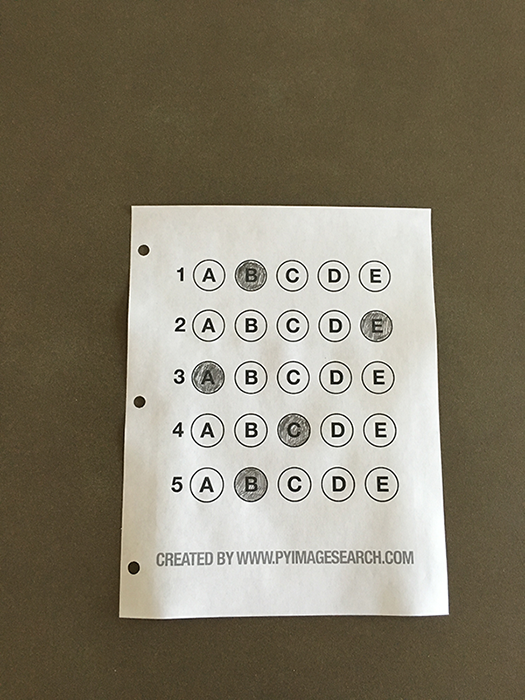
#> input picture Images/card.png, 525 x 700 px
$ python location2.py   (older library calls are emulated)
#> lines starting #> are read from the running program, lines starting #| are printed output that depends on the picture; after the words box and inside, x2 and y2 are one past the last pixel; in counts of white or black regions, pixels touching at a corner belong together
"""
定位例子2
根据轮廓定位答题卡已答题部分
笨方法 有待优化
"""
import imutils
import cv2


def loc(images, cns):
    # 左上
    left = tuple(cns[cns[:, :, 0].argmin()][0])
    # 右下
    right = tuple(cns[cns[:, :, 0].argmax()][0])
    # 右上
    top = tuple(cns[cns[:, :, 1].argmin()][0])
    # 左下
    bot = tuple(cns[cns[:, :, 1].argmax()][0])

    # 开始行数 选择左上与右上中最小的Y轴
    sh = min(left[1], top[1])
    # 结束行数 左下与右下中最大的Y轴
    eh = max(bot[1], right[1])
    # 开始列数 左上与左下中最小的x轴
    sl = min(left[0], bot[0])
    # 结束列数 右上与右下中最大的x轴
    el = max(top[0], right[0])

    # 取出轮廓
    return images[sh:eh, sl:el]


# 判断是否为涂写
def scrawl(data):
    black = 0
    white = 0
    for i in data:
        for val in i:
            if val == 255:
                white += 1
            else:
                black += 1
    return black / (black + white)


# 读取
img = cv2.imread('./Images/card.png')
#> img is the input picture: shape (700, 525, 3); mean B, G, R 104.7, 123.2, 130.7
# 转为灰度
gray = cv2.cvtColor(img, cv2.COLOR_BGR2GRAY)
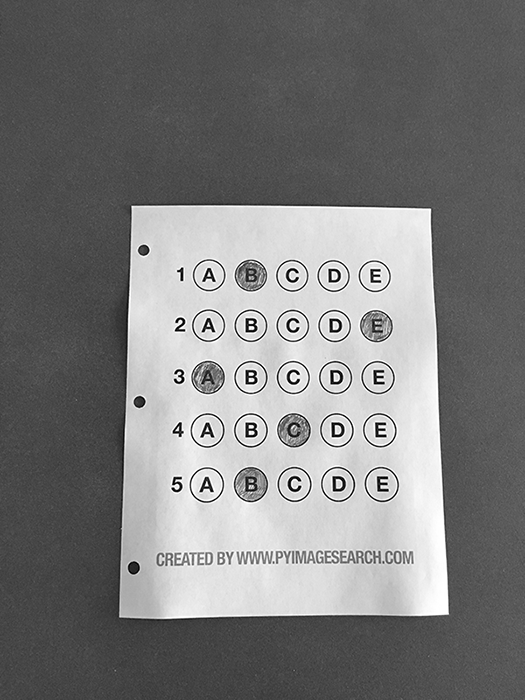
#> gray: shape (700, 525); min 0, max 255, mean 123.4
# 高斯模糊
blurred = cv2.GaussianBlur(gray, (5, 5), 0)
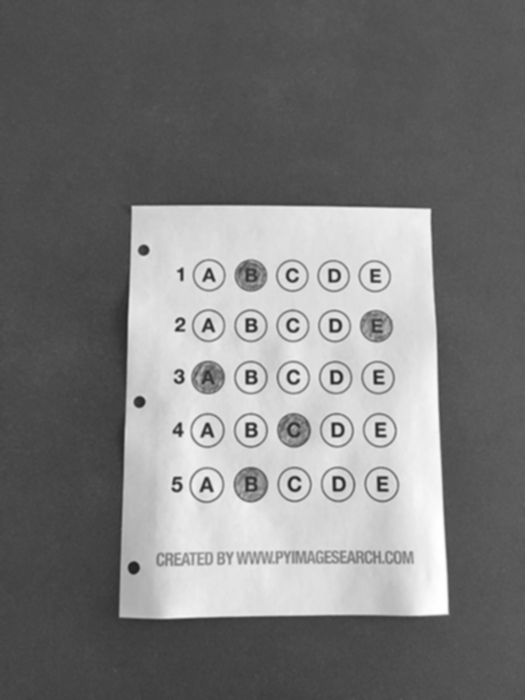
#> blurred: shape (700, 525); min 34, max 255, mean 123.4
# 边缘检测
edged = cv2.Canny(blurred, 75, 200)
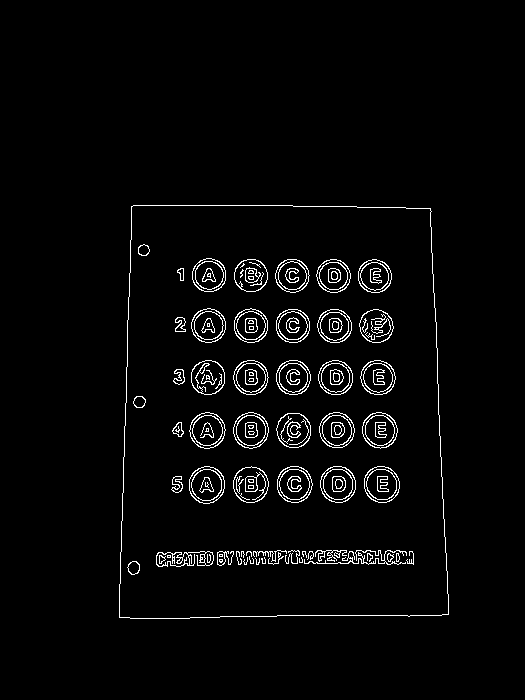
#> edged: shape (700, 525); 2.9% white in thin lines or dots, all inside (x1, y1, x2, y2) = (119, 205, 449, 619)

# 大津法 二值化
thresh = cv2.threshold(edged, 0, 255, cv2.THRESH_OTSU)[1]
# 二值化没有边缘检测过的图片
thresh1 = cv2.threshold(gray, 0, 255, cv2.THRESH_OTSU)[1]
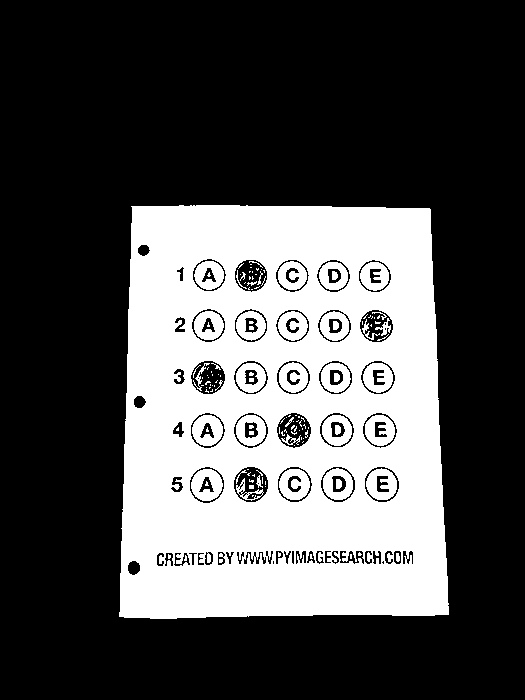
#> thresh1: shape (700, 525); 32.1% white; 139 white regions (96 under 20 px)

# 从边缘图中寻找轮廓，然后初始化答题卡对应的轮廓
contours = cv2.findContours(thresh.copy(), cv2.RETR_LIST, cv2.CHAIN_APPROX_SIMPLE)
#> contours = 254 contours, 77 with area under 20; largest, box (x1, y1, x2, y2) and area: (119, 205, 449, 619) 128732, (119, 205, 449, 619) 128730, (189, 466, 225, 504) 1034, (364, 466, 400, 503) 1012, (320, 466, 356, 503) 1011
contours = contours[0] if imutils.is_cv2() else contours[1]

# 对每一个轮廓进行循环处理
for c in contours:
    # 计算轮廓的边界框，然后利用边界框数据计算宽高比
    (x, y, w, h) = cv2.boundingRect(c)
    ar = w / float(h)
    # 为了辨别一个轮廓是一个气泡，要求它的边界框不能太小，在这里边至少是20个像素，而且它的宽高比要近似于1
    if w >= 20 and h >= 20 and 1.1 >= ar >= 0.9:
        images = loc(thresh1, c)
        value = scrawl(images)
        if value > 0.4:
            cv2.imshow("Image" + str(value), loc(img, c))
#> this loop made 254 passes
#> (x, y, w, h, ar, value) on passes 68 to 79: (366, 469, 31, 31, 1, 0.222), (323, 469, 30, 31, 0.968, 0.226), (279, 469, 31, 31, 1, 0.198), (191, 469, 31, 32, 0.969, 0.191), (366, 469, 31, 31, 1, 0.222), (323, 469, 30, 31, 0.968, 0.226), (279, 469, 31, 31, 1, 0.198), (191, 469, 31, 32, 0.969, 0.191), (364, 466, 36, 37, 0.973, 0.233), (320, 466, 36, 37, 0.973, 0.24), (277, 466, 36, 37, 0.973, 0.213), (233, 466, 36, 37, 0.973, 0.504)
#> (x, y, w, h, ar) on passes 1, 2, 3, 4, 5, 7: (127, 561, 13, 14, 0.929), (127, 561, 13, 14, 0.929), (219, 559, 4, 3, 1.33), (219, 559, 4, 4, 1), (255, 558, 5, 7, 0.714), (177, 557, 6, 7, 0.857)
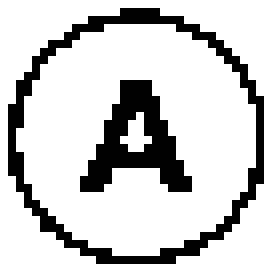
#> images: shape (33, 33) (shown 8 times larger); 79% white; black in thin lines or dots

cv2.waitKey(0)
